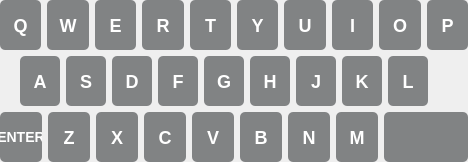
     <widget class="QFrame" name="keyboardFrame">
      <property name="sizePolicy">
       <sizepolicy hsizetype="Preferred" vsizetype="Fixed">
        <horstretch>0</horstretch>
        <verstretch>0</verstretch>
       </sizepolicy>
      </property>
      <property name="frameShape">
       <enum>QFrame::Shape::NoFrame</enum>
      </property>
      <property name="frameShadow">
       <enum>QFrame::Shadow::Plain</enum>
      </property>
      <property name="lineWidth">
       <number>0</number>
      </property>
      <layout class="QVBoxLayout" name="keyboardLayout">
       <property name="spacing">
        <number>6</number>
       </property>
       <property name="leftMargin">
        <number>0</number>
       </property>
       <property name="topMargin">
        <number>0</number>
       </property>
       <property name="rightMargin">
        <number>0</number>
       </property>
       <property name="bottomMargin">
        <number>0</number>
       </property>
       <item>
        <widget class="QFrame" name="keyboardRow1_2">
         <property name="sizePolicy">
          <sizepolicy hsizetype="Minimum" vsizetype="Minimum">
           <horstretch>0</horstretch>
           <verstretch>0</verstretch>
          </sizepolicy>
         </property>
         <property name="lineWidth">
          <number>0</number>
         </property>
         <layout class="QHBoxLayout" name="keyboardRow1" stretch="16,16,16,16,16,16,16,16,16,16">
          <property name="spacing">
           <number>6</number>
          </property>
          <property name="leftMargin">
           <number>0</number>
          </property>
          <property name="topMargin">
           <number>0</number>
          </property>
          <property name="rightMargin">
           <number>0</number>
          </property>
          <property name="bottomMargin">
           <number>0</number>
          </property>
          <item>
           <widget class="QPushButton" name="key_Q">
            <property name="minimumSize">
             <size>
              <width>40</width>
              <height>50</height>
             </size>
            </property>
            <property name="focusPolicy">
             <enum>Qt::FocusPolicy::NoFocus</enum>
            </property>
            <property name="styleSheet">
             <string notr="true">background-color: #818384; color: white; font-size: 18px; font-weight: bold; border-radius: 5px;</string>
            </property>
            <property name="text">
             <string>Q</string>
            </property>
           </widget>
          </item>
          <item>
           <widget class="QPushButton" name="key_W">
            <property name="minimumSize">
             <size>
              <width>40</width>
              <height>50</height>
             </size>
            </property>
            <property name="focusPolicy">
             <enum>Qt::FocusPolicy::NoFocus</enum>
            </property>
            <property name="styleSheet">
             <string notr="true">background-color: #818384; color: white; font-size: 18px; font-weight: bold; border-radius: 5px;</string>
            </property>
            <property name="text">
             <string>W</string>
            </property>
           </widget>
          </item>
          <item>
           <widget class="QPushButton" name="key_E">
            <property name="minimumSize">
             <size>
              <width>40</width>
              <height>50</height>
             </size>
            </property>
            <property name="focusPolicy">
             <enum>Qt::FocusPolicy::NoFocus</enum>
            </property>
            <property name="styleSheet">
             <string notr="true">background-color: #818384; color: white; font-size: 18px; font-weight: bold; border-radius: 5px;</string>
            </property>
            <property name="text">
             <string>E</string>
            </property>
           </widget>
          </item>
          <item>
           <widget class="QPushButton" name="key_R">
            <property name="minimumSize">
             <size>
              <width>40</width>
              <height>50</height>
             </size>
            </property>
            <property name="focusPolicy">
             <enum>Qt::FocusPolicy::NoFocus</enum>
            </property>
            <property name="styleSheet">
             <string notr="true">background-color: #818384; color: white; font-size: 18px; font-weight: bold; border-radius: 5px;</string>
            </property>
            <property name="text">
             <string>R</string>
            </property>
           </widget>
          </item>
          <item>
           <widget class="QPushButton" name="key_T">
            <property name="minimumSize">
             <size>
              <width>40</width>
              <height>50</height>
             </size>
            </property>
            <property name="focusPolicy">
             <enum>Qt::FocusPolicy::NoFocus</enum>
            </property>
            <property name="styleSheet">
             <string notr="true">background-color: #818384; color: white; font-size: 18px; font-weight: bold; border-radius: 5px;</string>
            </property>
            <property name="text">
             <string>T</string>
            </property>
           </widget>
          </item>
          <item>
           <widget class="QPushButton" name="key_Y">
            <property name="minimumSize">
             <size>
              <width>40</width>
              <height>50</height>
             </size>
            </property>
            <property name="focusPolicy">
             <enum>Qt::FocusPolicy::NoFocus</enum>
            </property>
            <property name="styleSheet">
             <string notr="true">background-color: #818384; color: white; font-size: 18px; font-weight: bold; border-radius: 5px;</string>
            </property>
            <property name="text">
             <string>Y</string>
            </property>
           </widget>
          </item>
          <item>
           <widget class="QPushButton" name="key_U">
            <property name="minimumSize">
             <size>
              <width>40</width>
              <height>50</height>
             </size>
            </property>
            <property name="focusPolicy">
             <enum>Qt::FocusPolicy::NoFocus</enum>
            </property>
            <property name="styleSheet">
             <string notr="true">background-color: #818384; color: white; font-size: 18px; font-weight: bold; border-radius: 5px;</string>
            </property>
            <property name="text">
             <string>U</string>
            </property>
           </widget>
          </item>
          <item>
           <widget class="QPushButton" name="key_I">
            <property name="minimumSize">
             <size>
              <width>40</width>
              <height>50</height>
             </size>
            </property>
            <property name="focusPolicy">
             <enum>Qt::FocusPolicy::NoFocus</enum>
            </property>
            <property name="styleSheet">
             <string notr="true">background-color: #818384; color: white; font-size: 18px; font-weight: bold; border-radius: 5px;</string>
            </property>
            <property name="text">
             <string>I</string>
            </property>
           </widget>
          </item>
          <item>
           <widget class="QPushButton" name="key_O">
            <property name="minimumSize">
             <size>
              <width>40</width>
              <height>50</height>
             </size>
            </property>
            <property name="focusPolicy">
             <enum>Qt::FocusPolicy::NoFocus</enum>
            </property>
            <property name="styleSheet">
             <string notr="true">background-color: #818384; color: white; font-size: 18px; font-weight: bold; border-radius: 5px;</string>
            </property>
            <property name="text">
             <string>O</string>
            </property>
           </widget>
          </item>
          <item>
           <widget class="QPushButton" name="key_P">
            <property name="minimumSize">
             <size>
              <width>40</width>
              <height>50</height>
             </size>
            </property>
            <property name="focusPolicy">
             <enum>Qt::FocusPolicy::NoFocus</enum>
            </property>
            <property name="styleSheet">
             <string notr="true">background-color: #818384; color: white; font-size: 18px; font-weight: bold; border-radius: 5px;</string>
            </property>
            <property name="text">
             <string>P</string>
            </property>
           </widget>
          </item>
         </layout>
        </widget>
       </item>
       <item>
        <widget class="QFrame" name="keyboardRow2_2">
         <property name="sizePolicy">
          <sizepolicy hsizetype="Minimum" vsizetype="Minimum">
           <horstretch>0</horstretch>
           <verstretch>0</verstretch>
          </sizepolicy>
         </property>
         <property name="lineWidth">
          <number>0</number>
         </property>
         <layout class="QHBoxLayout" name="keyboardRow2" stretch="8,16,16,16,16,16,16,16,16,16,8">
          <property name="spacing">
           <number>6</number>
          </property>
          <property name="leftMargin">
           <number>0</number>
          </property>
          <property name="topMargin">
           <number>0</number>
          </property>
          <property name="rightMargin">
           <number>0</number>
          </property>
          <property name="bottomMargin">
           <number>0</number>
          </property>
          <item>
           <spacer name="horizontalSpacer_1">
            <property name="orientation">
             <enum>Qt::Orientation::Horizontal</enum>
            </property>
            <property name="sizeType">
             <enum>QSizePolicy::Policy::Minimum</enum>
            </property>
            <property name="sizeHint" stdset="0">
             <size>
              <width>20</width>
              <height>20</height>
             </size>
            </property>
           </spacer>
          </item>
          <item>
           <widget class="QPushButton" name="key_A">
            <property name="minimumSize">
             <size>
              <width>40</width>
              <height>50</height>
             </size>
            </property>
            <property name="focusPolicy">
             <enum>Qt::FocusPolicy::NoFocus</enum>
            </property>
            <property name="styleSheet">
             <string notr="true">background-color: #818384; color: white; font-size: 18px; font-weight: bold; border-radius: 5px;</string>
            </property>
            <property name="text">
             <string>A</string>
            </property>
           </widget>
          </item>
          <item>
           <widget class="QPushButton" name="key_S">
            <property name="minimumSize">
             <size>
              <width>40</width>
              <height>50</height>
             </size>
            </property>
            <property name="focusPolicy">
             <enum>Qt::FocusPolicy::NoFocus</enum>
            </property>
            <property name="styleSheet">
             <string notr="true">background-color: #818384; color: white; font-size: 18px; font-weight: bold; border-radius: 5px;</string>
            </property>
            <property name="text">
             <string>S</string>
            </property>
           </widget>
          </item>
          <item>
           <widget class="QPushButton" name="key_D">
            <property name="minimumSize">
             <size>
              <width>40</width>
              <height>50</height>
             </size>
            </property>
            <property name="focusPolicy">
             <enum>Qt::FocusPolicy::NoFocus</enum>
            </property>
            <property name="styleSheet">
             <string notr="true">background-color: #818384; color: white; font-size: 18px; font-weight: bold; border-radius: 5px;</string>
            </property>
            <property name="text">
             <string>D</string>
            </property>
           </widget>
          </item>
          <item>
           <widget class="QPushButton" name="key_F">
            <property name="minimumSize">
             <size>
              <width>40</width>
              <height>50</height>
             </size>
            </property>
            <property name="focusPolicy">
             <enum>Qt::FocusPolicy::NoFocus</enum>
            </property>
            <property name="styleSheet">
             <string notr="true">background-color: #818384; color: white; font-size: 18px; font-weight: bold; border-radius: 5px;</string>
            </property>
            <property name="text">
             <string>F</string>
            </property>
           </widget>
          </item>
          <item>
           <widget class="QPushButton" name="key_G">
            <property name="minimumSize">
             <size>
              <width>40</width>
              <height>50</height>
             </size>
            </property>
            <property name="focusPolicy">
             <enum>Qt::FocusPolicy::NoFocus</enum>
            </property>
            <property name="styleSheet">
             <string notr="true">background-color: #818384; color: white; font-size: 18px; font-weight: bold; border-radius: 5px;</string>
            </property>
            <property name="text">
             <string>G</string>
            </property>
           </widget>
          </item>
          <item>
           <widget class="QPushButton" name="key_H">
            <property name="minimumSize">
             <size>
              <width>40</width>
              <height>50</height>
             </size>
            </property>
            <property name="focusPolicy">
             <enum>Qt::FocusPolicy::NoFocus</enum>
            </property>
            <property name="styleSheet">
             <string notr="true">background-color: #818384; color: white; font-size: 18px; font-weight: bold; border-radius: 5px;</string>
            </property>
            <property name="text">
             <string>H</string>
            </property>
           </widget>
          </item>
          <item>
           <widget class="QPushButton" name="key_J">
            <property name="minimumSize">
             <size>
              <width>40</width>
              <height>50</height>
             </size>
            </property>
            <property name="focusPolicy">
             <enum>Qt::FocusPolicy::NoFocus</enum>
            </property>
            <property name="styleSheet">
             <string notr="true">background-color: #818384; color: white; font-size: 18px; font-weight: bold; border-radius: 5px;</string>
            </property>
            <property name="text">
             <string>J</string>
            </property>
           </widget>
          </item>
          <item>
           <widget class="QPushButton" name="key_K">
            <property name="minimumSize">
             <size>
              <width>40</width>
              <height>50</height>
             </size>
            </property>
            <property name="focusPolicy">
             <enum>Qt::FocusPolicy::NoFocus</enum>
            </property>
            <property name="styleSheet">
             <string notr="true">background-color: #818384; color: white; font-size: 18px; font-weight: bold; border-radius: 5px;</string>
            </property>
            <property name="text">
             <string>K</string>
            </property>
           </widget>
          </item>
          <item>
           <widget class="QPushButton" name="key_L">
            <property name="minimumSize">
             <size>
              <width>40</width>
              <height>50</height>
             </size>
            </property>
            <property name="focusPolicy">
             <enum>Qt::FocusPolicy::NoFocus</enum>
            </property>
            <property name="styleSheet">
             <string notr="true">background-color: #818384; color: white; font-size: 18px; font-weight: bold; border-radius: 5px;</string>
            </property>
            <property name="text">
             <string>L</string>
            </property>
           </widget>
          </item>
          <item>
           <spacer name="horizontalSpacer_3">
            <property name="orientation">
             <enum>Qt::Orientation::Horizontal</enum>
            </property>
            <property name="sizeType">
             <enum>QSizePolicy::Policy::Minimum</enum>
            </property>
            <property name="sizeHint" stdset="0">
             <size>
              <width>40</width>
              <height>20</height>
             </size>
            </property>
           </spacer>
          </item>
         </layout>
        </widget>
       </item>
       <item>
        <widget class="QFrame" name="keyboardRow3_2">
         <property name="sizePolicy">
          <sizepolicy hsizetype="Minimum" vsizetype="Minimum">
           <horstretch>0</horstretch>
           <verstretch>0</verstretch>
          </sizepolicy>
         </property>
         <property name="lineWidth">
          <number>0</number>
         </property>
         <layout class="QHBoxLayout" name="keyboardRow3" stretch="16,16,16,16,16,16,16,16,32">
          <property name="spacing">
           <number>6</number>
          </property>
          <property name="leftMargin">
           <number>0</number>
          </property>
          <property name="topMargin">
           <number>0</number>
          </property>
          <property name="rightMargin">
           <number>0</number>
          </property>
          <property name="bottomMargin">
           <number>0</number>
          </property>
          <item>
           <widget class="QPushButton" name="key_ENTER">
            <property name="minimumSize">
             <size>
              <width>40</width>
              <height>50</height>
             </size>
            </property>
            <property name="focusPolicy">
             <enum>Qt::FocusPolicy::NoFocus</enum>
            </property>
            <property name="styleSheet">
             <string notr="true">background-color: #818384; color: white; font-size: 14px; font-weight: bold; border-radius: 5px;</string>
            </property>
            <property name="text">
             <string>ENTER</string>
            </property>
            <property name="keyName" stdset="0">
             <string notr="true">Key_Enter</string>
            </property>
           </widget>
          </item>
          <item>
           <widget class="QPushButton" name="key_Z">
            <property name="minimumSize">
             <size>
              <width>40</width>
              <height>50</height>
             </size>
            </property>
            <property name="focusPolicy">
             <enum>Qt::FocusPolicy::NoFocus</enum>
            </property>
            <property name="styleSheet">
             <string notr="true">background-color: #818384; color: white; font-size: 18px; font-weight: bold; border-radius: 5px;</string>
            </property>
            <property name="text">
             <string>Z</string>
            </property>
           </widget>
          </item>
          <item>
           <widget class="QPushButton" name="key_X">
            <property name="minimumSize">
             <size>
              <width>40</width>
              <height>50</height>
             </size>
            </property>
            <property name="focusPolicy">
             <enum>Qt::FocusPolicy::NoFocus</enum>
            </property>
            <property name="styleSheet">
             <string notr="true">background-color: #818384; color: white; font-size: 18px; font-weight: bold; border-radius: 5px;</string>
            </property>
            <property name="text">
             <string>X</string>
            </property>
           </widget>
          </item>
          <item>
           <widget class="QPushButton" name="key_C">
            <property name="minimumSize">
             <size>
              <width>40</width>
              <height>50</height>
             </size>
            </property>
            <property name="focusPolicy">
             <enum>Qt::FocusPolicy::NoFocus</enum>
            </property>
            <property name="styleSheet">
             <string notr="true">background-color: #818384; color: white; font-size: 18px; font-weight: bold; border-radius: 5px;</string>
            </property>
            <property name="text">
             <string>C</string>
            </property>
           </widget>
          </item>
          <item>
           <widget class="QPushButton" name="key_V">
            <property name="minimumSize">
             <size>
              <width>40</width>
              <height>50</height>
             </size>
            </property>
            <property name="focusPolicy">
             <enum>Qt::FocusPolicy::NoFocus</enum>
            </property>
            <property name="styleSheet">
             <string notr="true">background-color: #818384; color: white; font-size: 18px; font-weight: bold; border-radius: 5px;</string>
            </property>
            <property name="text">
             <string>V</string>
            </property>
           </widget>
          </item>
          <item>
           <widget class="QPushButton" name="key_B">
            <property name="minimumSize">
             <size>
              <width>40</width>
              <height>50</height>
             </size>
            </property>
            <property name="focusPolicy">
             <enum>Qt::FocusPolicy::NoFocus</enum>
            </property>
            <property name="styleSheet">
             <string notr="true">background-color: #818384; color: white; font-size: 18px; font-weight: bold; border-radius: 5px;</string>
            </property>
            <property name="text">
             <string>B</string>
            </property>
           </widget>
          </item>
          <item>
           <widget class="QPushButton" name="key_N">
            <property name="minimumSize">
             <size>
              <width>40</width>
              <height>50</height>
             </size>
            </property>
            <property name="focusPolicy">
             <enum>Qt::FocusPolicy::NoFocus</enum>
            </property>
            <property name="styleSheet">
             <string notr="true">background-color: #818384; color: white; font-size: 18px; font-weight: bold; border-radius: 5px;</string>
            </property>
            <property name="text">
             <string>N</string>
            </property>
           </widget>
          </item>
          <item>
           <widget class="QPushButton" name="key_M">
            <property name="minimumSize">
             <size>
              <width>40</width>
              <height>50</height>
             </size>
            </property>
            <property name="focusPolicy">
             <enum>Qt::FocusPolicy::NoFocus</enum>
            </property>
            <property name="styleSheet">
             <string notr="true">background-color: #818384; color: white; font-size: 18px; font-weight: bold; border-radius: 5px;</string>
            </property>
            <property name="text">
             <string>M</string>
            </property>
           </widget>
          </item>
          <item>
           <widget class="QPushButton" name="key_BACKSPACE">
            <property name="minimumSize">
             <size>
              <width>40</width>
              <height>50</height>
             </size>
            </property>
            <property name="focusPolicy">
             <enum>Qt::FocusPolicy::NoFocus</enum>
            </property>
            <property name="styleSheet">
             <string notr="true">background-color: #818384; color: white; font-size: 14px; font-weight: bold; border-radius: 5px;</string>
            </property>
            <property name="text">
             <string comment="BACK"/>
            </property>
            <property name="icon">
             <iconset theme="edit-clear"/>
            </property>
            <property name="keyName" stdset="0">
             <string notr="true">Key_Backspace</string>
            </property>
           </widget>
          </item>
         </layout>
        </widget>
       </item>
      </layout>
     </widget>
